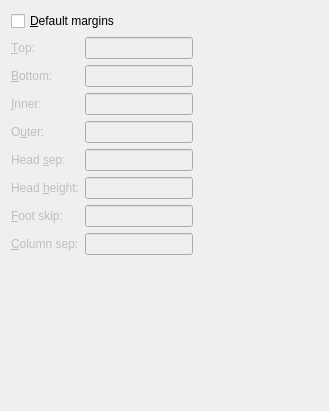
<?xml version="1.0" encoding="UTF-8"?>
<ui version="4.0">
 <class>MarginsUi</class>
 <widget class="QWidget" name="MarginsUi">
  <property name="geometry">
   <rect>
    <x>0</x>
    <y>0</y>
    <width>329</width>
    <height>411</height>
   </rect>
  </property>
  <property name="windowTitle">
   <string/>
  </property>
  <layout class="QGridLayout">
   <property name="leftMargin">
    <number>11</number>
   </property>
   <property name="topMargin">
    <number>11</number>
   </property>
   <property name="rightMargin">
    <number>11</number>
   </property>
   <property name="bottomMargin">
    <number>11</number>
   </property>
   <property name="spacing">
    <number>6</number>
   </property>
   <item row="0" column="0">
    <widget class="QCheckBox" name="marginCB">
     <property name="acceptDrops">
      <bool>true</bool>
     </property>
     <property name="toolTip">
      <string>Use the margin settings provided by the document class.&lt;br&gt;Note that if this is unchecked, different defaults may be used.</string>
     </property>
     <property name="text">
      <string>&amp;Default margins</string>
     </property>
    </widget>
   </item>
   <item row="1" column="1">
    <spacer>
     <property name="orientation">
      <enum>Qt::Horizontal</enum>
     </property>
     <property name="sizeType">
      <enum>QSizePolicy::Expanding</enum>
     </property>
     <property name="sizeHint" stdset="0">
      <size>
       <width>20</width>
       <height>20</height>
      </size>
     </property>
    </spacer>
   </item>
   <item row="2" column="0">
    <spacer>
     <property name="orientation">
      <enum>Qt::Vertical</enum>
     </property>
     <property name="sizeType">
      <enum>QSizePolicy::Expanding</enum>
     </property>
     <property name="sizeHint" stdset="0">
      <size>
       <width>20</width>
       <height>20</height>
      </size>
     </property>
    </spacer>
   </item>
   <item row="1" column="0">
    <layout class="QHBoxLayout">
     <property name="spacing">
      <number>6</number>
     </property>
     <property name="leftMargin">
      <number>0</number>
     </property>
     <property name="topMargin">
      <number>0</number>
     </property>
     <property name="rightMargin">
      <number>0</number>
     </property>
     <property name="bottomMargin">
      <number>0</number>
     </property>
     <item>
      <layout class="QVBoxLayout">
       <property name="spacing">
        <number>6</number>
       </property>
       <property name="leftMargin">
        <number>0</number>
       </property>
       <property name="topMargin">
        <number>0</number>
       </property>
       <property name="rightMargin">
        <number>0</number>
       </property>
       <property name="bottomMargin">
        <number>0</number>
       </property>
       <item>
        <widget class="QLabel" name="topL">
         <property name="enabled">
          <bool>false</bool>
         </property>
         <property name="text">
          <string>&amp;Top:</string>
         </property>
         <property name="buddy">
          <cstring>topLE</cstring>
         </property>
        </widget>
       </item>
       <item>
        <widget class="QLabel" name="bottomL">
         <property name="enabled">
          <bool>false</bool>
         </property>
         <property name="text">
          <string>&amp;Bottom:</string>
         </property>
         <property name="buddy">
          <cstring>bottomLE</cstring>
         </property>
        </widget>
       </item>
       <item>
        <widget class="QLabel" name="innerL">
         <property name="enabled">
          <bool>false</bool>
         </property>
         <property name="text">
          <string>&amp;Inner:</string>
         </property>
         <property name="buddy">
          <cstring>innerLE</cstring>
         </property>
        </widget>
       </item>
       <item>
        <widget class="QLabel" name="outerL">
         <property name="enabled">
          <bool>false</bool>
         </property>
         <property name="text">
          <string>O&amp;uter:</string>
         </property>
         <property name="buddy">
          <cstring>outerLE</cstring>
         </property>
        </widget>
       </item>
       <item>
        <widget class="QLabel" name="headsepL">
         <property name="enabled">
          <bool>false</bool>
         </property>
         <property name="text">
          <string>Head &amp;sep:</string>
         </property>
         <property name="buddy">
          <cstring>headsepLE</cstring>
         </property>
        </widget>
       </item>
       <item>
        <widget class="QLabel" name="headheightL">
         <property name="enabled">
          <bool>false</bool>
         </property>
         <property name="text">
          <string>Head &amp;height:</string>
         </property>
         <property name="buddy">
          <cstring>headheightLE</cstring>
         </property>
        </widget>
       </item>
       <item>
        <widget class="QLabel" name="footskipL">
         <property name="enabled">
          <bool>false</bool>
         </property>
         <property name="text">
          <string>&amp;Foot skip:</string>
         </property>
         <property name="buddy">
          <cstring>footskipLE</cstring>
         </property>
        </widget>
       </item>
       <item>
        <widget class="QLabel" name="columnsepL">
         <property name="enabled">
          <bool>false</bool>
         </property>
         <property name="text">
          <string>&amp;Column sep:</string>
         </property>
         <property name="buddy">
          <cstring>columnsepLE</cstring>
         </property>
        </widget>
       </item>
      </layout>
     </item>
     <item>
      <layout class="QVBoxLayout">
       <property name="spacing">
        <number>6</number>
       </property>
       <property name="leftMargin">
        <number>0</number>
       </property>
       <property name="topMargin">
        <number>0</number>
       </property>
       <property name="rightMargin">
        <number>0</number>
       </property>
       <property name="bottomMargin">
        <number>0</number>
       </property>
       <item>
        <layout class="QHBoxLayout">
         <property name="spacing">
          <number>6</number>
         </property>
         <property name="leftMargin">
          <number>0</number>
         </property>
         <property name="topMargin">
          <number>0</number>
         </property>
         <property name="rightMargin">
          <number>0</number>
         </property>
         <property name="bottomMargin">
          <number>0</number>
         </property>
         <item>
          <widget class="QLineEdit" name="topLE">
           <property name="enabled">
            <bool>false</bool>
           </property>
          </widget>
         </item>
         <item>
          <widget class="lyx::frontend::LengthCombo" name="topUnit" native="true">
           <property name="enabled">
            <bool>false</bool>
           </property>
          </widget>
         </item>
        </layout>
       </item>
       <item>
        <layout class="QHBoxLayout">
         <property name="spacing">
          <number>6</number>
         </property>
         <property name="leftMargin">
          <number>0</number>
         </property>
         <property name="topMargin">
          <number>0</number>
         </property>
         <property name="rightMargin">
          <number>0</number>
         </property>
         <property name="bottomMargin">
          <number>0</number>
         </property>
         <item>
          <widget class="QLineEdit" name="bottomLE">
           <property name="enabled">
            <bool>false</bool>
           </property>
           <property name="text">
            <string/>
           </property>
          </widget>
         </item>
         <item>
          <widget class="lyx::frontend::LengthCombo" name="bottomUnit" native="true">
           <property name="enabled">
            <bool>false</bool>
           </property>
          </widget>
         </item>
        </layout>
       </item>
       <item>
        <layout class="QHBoxLayout">
         <property name="spacing">
          <number>6</number>
         </property>
         <property name="leftMargin">
          <number>0</number>
         </property>
         <property name="topMargin">
          <number>0</number>
         </property>
         <property name="rightMargin">
          <number>0</number>
         </property>
         <property name="bottomMargin">
          <number>0</number>
         </property>
         <item>
          <widget class="QLineEdit" name="innerLE">
           <property name="enabled">
            <bool>false</bool>
           </property>
          </widget>
         </item>
         <item>
          <widget class="lyx::frontend::LengthCombo" name="innerUnit" native="true">
           <property name="enabled">
            <bool>false</bool>
           </property>
          </widget>
         </item>
        </layout>
       </item>
       <item>
        <layout class="QHBoxLayout">
         <property name="spacing">
          <number>6</number>
         </property>
         <property name="leftMargin">
          <number>0</number>
         </property>
         <property name="topMargin">
          <number>0</number>
         </property>
         <property name="rightMargin">
          <number>0</number>
         </property>
         <property name="bottomMargin">
          <number>0</number>
         </property>
         <item>
          <widget class="QLineEdit" name="outerLE">
           <property name="enabled">
            <bool>false</bool>
           </property>
          </widget>
         </item>
         <item>
          <widget class="lyx::frontend::LengthCombo" name="outerUnit" native="true">
           <property name="enabled">
            <bool>false</bool>
           </property>
          </widget>
         </item>
        </layout>
       </item>
       <item>
        <layout class="QHBoxLayout">
         <property name="spacing">
          <number>6</number>
         </property>
         <property name="leftMargin">
          <number>0</number>
         </property>
         <property name="topMargin">
          <number>0</number>
         </property>
         <property name="rightMargin">
          <number>0</number>
         </property>
         <property name="bottomMargin">
          <number>0</number>
         </property>
         <item>
          <widget class="QLineEdit" name="headsepLE">
           <property name="enabled">
            <bool>false</bool>
           </property>
          </widget>
         </item>
         <item>
          <widget class="lyx::frontend::LengthCombo" name="headsepUnit" native="true">
           <property name="enabled">
            <bool>false</bool>
           </property>
          </widget>
         </item>
        </layout>
       </item>
       <item>
        <layout class="QHBoxLayout">
         <property name="spacing">
          <number>6</number>
         </property>
         <property name="leftMargin">
          <number>0</number>
         </property>
         <property name="topMargin">
          <number>0</number>
         </property>
         <property name="rightMargin">
          <number>0</number>
         </property>
         <property name="bottomMargin">
          <number>0</number>
         </property>
         <item>
          <widget class="QLineEdit" name="headheightLE">
           <property name="enabled">
            <bool>false</bool>
           </property>
          </widget>
         </item>
         <item>
          <widget class="lyx::frontend::LengthCombo" name="headheightUnit" native="true">
           <property name="enabled">
            <bool>false</bool>
           </property>
          </widget>
         </item>
        </layout>
       </item>
       <item>
        <layout class="QHBoxLayout">
         <property name="spacing">
          <number>6</number>
         </property>
         <property name="leftMargin">
          <number>0</number>
         </property>
         <property name="topMargin">
          <number>0</number>
         </property>
         <property name="rightMargin">
          <number>0</number>
         </property>
         <property name="bottomMargin">
          <number>0</number>
         </property>
         <item>
          <widget class="QLineEdit" name="footskipLE">
           <property name="enabled">
            <bool>false</bool>
           </property>
          </widget>
         </item>
         <item>
          <widget class="lyx::frontend::LengthCombo" name="footskipUnit" native="true">
           <property name="enabled">
            <bool>false</bool>
           </property>
          </widget>
         </item>
        </layout>
       </item>
       <item>
        <layout class="QHBoxLayout">
         <property name="spacing">
          <number>6</number>
         </property>
         <property name="leftMargin">
          <number>0</number>
         </property>
         <property name="topMargin">
          <number>0</number>
         </property>
         <property name="rightMargin">
          <number>0</number>
         </property>
         <property name="bottomMargin">
          <number>0</number>
         </property>
         <item>
          <widget class="QLineEdit" name="columnsepLE">
           <property name="enabled">
            <bool>false</bool>
           </property>
          </widget>
         </item>
         <item>
          <widget class="lyx::frontend::LengthCombo" name="columnsepUnit" native="true">
           <property name="enabled">
            <bool>false</bool>
           </property>
          </widget>
         </item>
        </layout>
       </item>
      </layout>
     </item>
    </layout>
   </item>
  </layout>
 </widget>
 <customwidgets>
  <customwidget>
   <class>lyx::frontend::LengthCombo</class>
   <extends>QWidget</extends>
   <header>LengthCombo.h</header>
  </customwidget>
 </customwidgets>
 <tabstops>
  <tabstop>topLE</tabstop>
  <tabstop>bottomLE</tabstop>
  <tabstop>innerLE</tabstop>
  <tabstop>outerLE</tabstop>
  <tabstop>headsepLE</tabstop>
  <tabstop>headheightLE</tabstop>
  <tabstop>footskipLE</tabstop>
 </tabstops>
 <includes>
  <include location="local">qt_i18n.h</include>
 </includes>
 <resources/>
 <connections/>
</ui>
